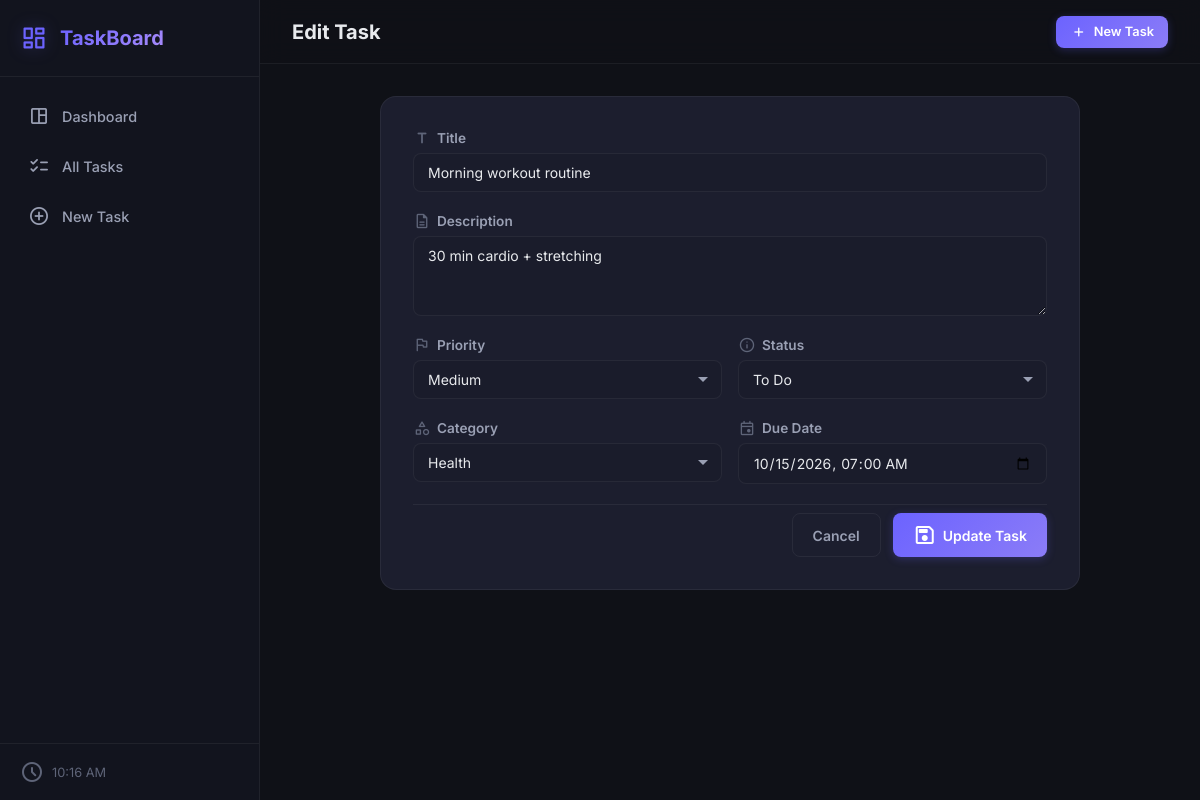
Screenshot of /tasks/2/edit/ with the database file from the repository.
### task/models.py (models this page shows, shortened)
class Task(models.Model):
    PRIORITY = [("L", "Low"), ("M", "Medium"), ("H", "High")]
    STATUS = [
        ("todo", "To Do"),
        ("in_progress", "In Progress"),
        ("done", "Done"),
    ]
    CATEGORY = [
        ("work", "Work"),
        ("personal", "Personal"),
        ("health", "Health"),
        ("finance", "Finance"),
        ("education", "Education"),
        ("other", "Other"),
    ]
    title = models.CharField(max_length=200)
    description = models.TextField(blank=True)
    priority = models.CharField(max_length=1, choices=PRIORITY, default="M")
    status = models.CharField(max_length=20, choices=STATUS, default="todo")
    category = models.CharField(max_length=20, choices=CATEGORY, default="other")
    due_date = models.DateTimeField(null=True, blank=True)
    done = models.BooleanField(default=False)
    created_at = models.DateTimeField(auto_now_add=True)
    updated_at = models.DateTimeField(auto_now=True)
    class Meta:
        ordering = ["done", "-priority", "-created_at"]

### task/views.py (the view)
# urls.py: path("tasks/<int:pk>/edit/", views.task_edit, name="task_edit"),
def task_edit(request, pk):
    task = get_object_or_404(Task, pk=pk)
    if request.method == "POST":
        form = TaskForm(request.POST, instance=task)
        if form.is_valid():
            form.save()
            return redirect("task_list")
    else:
        form = TaskForm(instance=task)
    return render(request, "task/task_form.html", {"form": form, "title": "Edit Task", "task": task})

### task/forms.py
class TaskForm(forms.ModelForm):
    class Meta:
        model = Task
        fields = ["title", "description", "priority", "status", "category", "due_date"]
        widgets = {
            "title": forms.TextInput(attrs={
                "class": "form-input",
                "placeholder": "What needs to be done?",
                "autocomplete": "off",
            }),
            "description": forms.Textarea(attrs={
                "class": "form-textarea",
                "placeholder": "Add details about this task...",
                "rows": 3,
            }),
            "priority": forms.Select(attrs={"class": "form-select"}),
            "status": forms.Select(attrs={"class": "form-select"}),
            "category": forms.Select(attrs={"class": "form-select"}),
            "due_date": forms.DateTimeInput(attrs={
                "class": "form-input",
                "type": "datetime-local",
            }, format="%Y-%m-%dT%H:%M"),
        }
    def __init__(self, *args, **kwargs):
        super().__init__(*args, **kwargs)
        self.fields["due_date"].input_formats = ["%Y-%m-%dT%H:%M"]

### task/templates/task/task_form.html (shortened to what this page needs)
{% extends "task/base.html" %}
{% block page_title %}{{ title }}{% endblock %}
{% block content %}
<div class="form-page">
    <div class="card form-card">
        <form method="post" class="task-form" novalidate>
            <div class="form-group">
                <label for="{{ form.title.id_for_label }}" class="form-label">
                    <span class="material-symbols-rounded">title</span> Title
                </label>
                {{ form.title }}
            </div>
            <div class="form-group">
                <label for="{{ form.description.id_for_label }}" class="form-label">
                    <span class="material-symbols-rounded">description</span> Description
                </label>
                {{ form.description }}
            </div>
            <div class="form-row">
                <div class="form-group">
                    <label for="{{ form.priority.id_for_label }}" class="form-label">
                        <span class="material-symbols-rounded">flag</span> Priority
                    </label>
                    {{ form.priority }}
                </div>
                <div class="form-group">
                    <label for="{{ form.status.id_for_label }}" class="form-label">
                        <span class="material-symbols-rounded">info</span> Status
                    </label>
                    {{ form.status }}
                </div>
            </div>
            <div class="form-row">
                <div class="form-group">
                    <label for="{{ form.category.id_for_label }}" class="form-label">
                        <span class="material-symbols-rounded">category</span> Category
                    </label>
                    {{ form.category }}
                </div>
                <div class="form-group">
                    <label for="{{ form.due_date.id_for_label }}" class="form-label">
                        <span class="material-symbols-rounded">event</span> Due Date
                    </label>
                    {{ form.due_date }}
                </div>
            </div>
            <div class="form-actions">
                <a href="{% url 'task_list' %}" class="btn btn-ghost">Cancel</a>
                <button type="submit" class="btn btn-primary">
                    <span class="material-symbols-rounded">save</span>
                    {% if task %}Update Task{% else %}Create Task{% endif %}
                </button>
            </div>
        </form>
    </div>
</div>
{% endblock %}

### task/static/task/css/style.css (style rules this page uses)
:root { --bg-primary: #0f1117; --bg-secondary: #161822; --bg-card: #1c1e2e; --bg-card-hover: #22253a; --bg-input: #1a1c2b; --bg-sidebar: #12141e; --text-primary: #e8eaed; --text-secondary: #9aa0b4; --text-muted: #5e6478; --accent-primary: #6c63ff; --accent-primary-hover: #7b73ff; --accent-primary-glow: rgba(108, 99, 255, 0.25); --accent-success: #34d399; --accent-success-bg: rgba(52, 211, 153, 0.12); --accent-warning: #fbbf24; --accent-warning-bg: rgba(251, 191, 36, 0.12); --accent-danger: #f87171; --accent-danger-bg: rgba(248, 113, 113, 0.12); --accent-info: #60a5fa; --accent-info-bg: rgba(96, 165, 250, 0.12); --priority-high: #f87171; --priority-medium: #fbbf24; --priority-low: #34d399; --border-color: rgba(255, 255, 255, 0.06); --border-color-hover: rgba(255, 255, 255, 0.12); --radius-sm: 8px; --radius-md: 12px; --radius-lg: 16px; --radius-xl: 20px; --shadow-sm: 0 1px 3px rgba(0, 0, 0, 0.3); --shadow-md: 0 4px 12px rgba(0, 0, 0, 0.4); --shadow-lg: 0 8px 32px rgba(0, 0, 0, 0.5); --shadow-glow: 0 0 20px var(--accent-primary-glow); --sidebar-width: 260px; --topbar-height: 64px; --transition-fast: 0.15s ease; --transition-normal: 0.25s ease; --transition-slow: 0.4s cubic-bezier(0.4, 0, 0.2, 1); }
*, *::before, *::after { margin: 0; padding: 0; box-sizing: border-box; }
html { font-size: 16px; scroll-behavior: smooth; }
body { font-family: 'Inter', -apple-system, BlinkMacSystemFont, sans-serif; background: var(--bg-primary); color: var(--text-primary); display: flex; min-height: 100vh; overflow-x: hidden; -webkit-font-smoothing: antialiased; }
a { color: inherit; text-decoration: none; }
.btn { display: inline-flex; align-items: center; gap: 6px; padding: 10px 20px; border: none; border-radius: var(--radius-sm); font-family: inherit; font-size: 0.875rem; font-weight: 600; cursor: pointer; transition: all var(--transition-fast); white-space: nowrap; }
.btn-primary { background: linear-gradient(135deg, var(--accent-primary), #8b7cf7); color: white; box-shadow: 0 2px 8px var(--accent-primary-glow); }
.btn-ghost { background: transparent; color: var(--text-secondary); border: 1px solid var(--border-color); }
.card { background: var(--bg-card); border: 1px solid var(--border-color); border-radius: var(--radius-lg); padding: 24px; transition: border-color var(--transition-fast); }
.form-page { max-width: 700px; margin: 0 auto; }
.form-card { padding: 32px; }
.task-form { display: flex; flex-direction: column; gap: 20px; }
.form-group { display: flex; flex-direction: column; gap: 6px; flex: 1; }
.form-label { display: flex; align-items: center; gap: 6px; font-size: 0.85rem; font-weight: 600; color: var(--text-secondary); }
.form-label .material-symbols-rounded { font-size: 18px; color: var(--text-muted); }
.form-input, .form-textarea, .form-select { padding: 10px 14px; background: var(--bg-input); border: 1px solid var(--border-color); border-radius: var(--radius-sm); color: var(--text-primary); font-family: inherit; font-size: 0.875rem; outline: none; transition: all var(--transition-fast); }
.form-input::placeholder, .form-textarea::placeholder { color: var(--text-muted); }
.form-textarea { resize: vertical; min-height: 80px; }
.form-select { cursor: pointer; appearance: none; background-repeat: no-repeat; background-position: right 12px center; padding-right: 32px; }
.form-select option { background: var(--bg-card); color: var(--text-primary); }
.form-row { display: grid; grid-template-columns: 1fr 1fr; gap: 16px; }
.form-actions { display: flex; justify-content: flex-end; gap: 12px; padding-top: 8px; border-top: 1px solid var(--border-color); }

### rows the page displays
Task: title "Morning workout routine", description "30 min cardio + stretching", priority "Medium", status "To Do", category "Health", due_date "10/15/2026 07:00"

### other values shown
{{ title }} "Edit Task"
